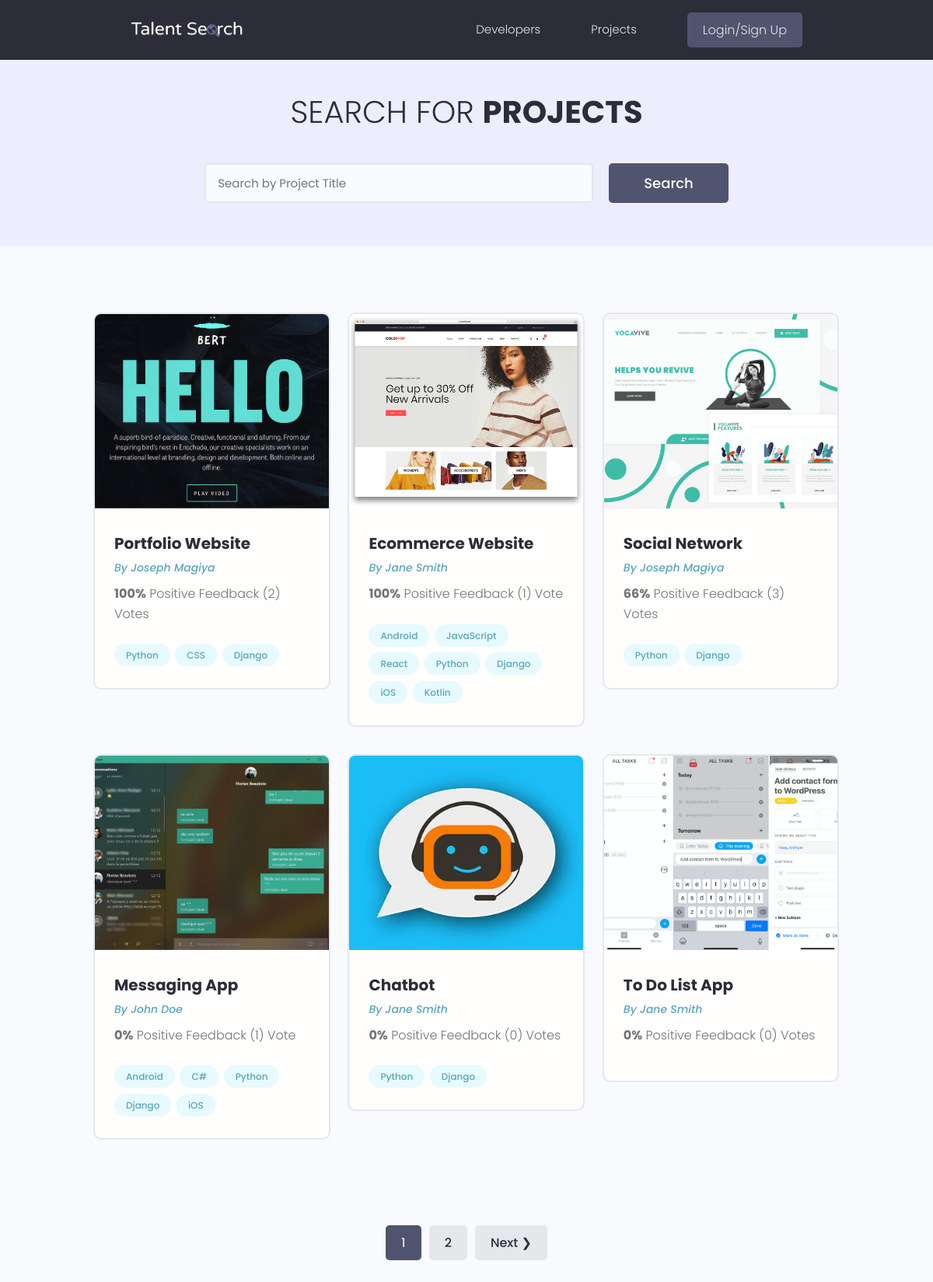
/projects/, run on the app's committed database.
### projects/models.py (models this page shows, shortened)
class Project(models.Model):
    owner = models.ForeignKey(Profile, null=True, blank=True, on_delete=models.CASCADE)
    title = models.CharField(max_length=200)
    description = models.TextField(null=True, blank=True)
    featured_image = models.ImageField(null=True, blank=True, default = "default.jpg")
    demo_link = models.CharField(max_length=200, null=True, blank=True)
    source_link = models.CharField(max_length=2000, null=True, blank=True)
    tags = models.ManyToManyField('Tag', blank=True)
    vote_total = models.IntegerField(default=0, null=True, blank=True)
    vote_ratio = models.IntegerField(default=0, null=True, blank=True)
    created = models.DateTimeField(auto_now_add=True)
    id = models.UUIDField(default=uuid.uuid4, unique=True,
                          primary_key=True, editable=False)
    class Meta:
        ordering = ['-vote_ratio', '-vote_total']
    @property
    def imageURL(self):
        try:
            url = self.featured_image.url
        except:
            url = ''
        return url

class Tag(models.Model):
    name = models.CharField (max_length=200)
    created = models.DateTimeField(auto_now_add=True)
    id = models.UUIDField(default=uuid.uuid4, unique=True,
                        primary_key=True, editable=False)
    def __str__(self) -> str:
        return self.name

### users/models.py (models this page shows, shortened)
class Profile(models.Model):
    user = models.OneToOneField(User, on_delete=models.CASCADE, null=True, blank=True)
    name = models.CharField(max_length=200, blank=True, null=True)
    email = models.EmailField(max_length=500, blank=True, null=True)
    username = models.CharField(max_length=200, blank=True, null=True)
    location = models.CharField(max_length=200, blank=True, null=True)
    short_intro = models.CharField(max_length=200, blank=True, null=True)
    bio = models.TextField(blank=True, null=True)
    profile_image = models.ImageField(null=True, blank=True, upload_to='profiles/', default="profiles/user-default.png")
    social_github = models.CharField(max_length=200, blank=True, null=True)
    social_twitter = models.CharField(max_length=200, blank=True, null=True)
    social_linkedin = models.CharField(max_length=200, blank=True, null=True)
    social_youtube = models.CharField(max_length=200, blank=True, null=True)
    social_website = models.CharField(max_length=200, blank=True, null=True)
    created = models.DateTimeField(auto_now_add=True)
    id = models.UUIDField(default=uuid.uuid4, unique=True, primary_key=True, editable=False)
    class Meta:
        ordering =['created']

### projects/views.py (the view)
# urls.py: path('projects/', include('projects.urls')),
def projects(request):
    projects, search_query = searchProjects(request)
    custom_range, projects = paginateProjects(request, projects, 6)
    context = {'projects': projects, 'search_query': search_query, 'custom_range':custom_range}
    return render(request, 'projects/projects.html', context)

### projects/utils.py (called while the page is built)
def paginateProjects(request, projects, results):
    page = request.GET.get('page')
    paginator = Paginator(projects, results)
    try:
        projects = paginator.page(page)
    except PageNotAnInteger:
        page = 1
        projects = paginator.page(page)
    except EmptyPage:
        page=paginator.num_pages
        projects = paginator.page(page)
    leftIndex = (int(page) - 4)
    if leftIndex < 1:
        leftIndex=1
    rightIndex = (int(page) + 5)
    if rightIndex > paginator.num_pages:
        rightIndex = paginator.num_pages + 1
    custom_range = range(leftIndex,rightIndex)
    return custom_range, projects

def searchProjects(request):
    search_query = ''
    if request.GET.get('search_query'):
        search_query= request.GET.get('search_query')
    tags = Tag.objects.filter(name__icontains=search_query)
    projects = Project.objects.distinct().filter(
        Q(title__icontains=search_query) |
        Q(description__icontains=search_query) |
        Q(owner__name__icontains=search_query) |
        Q(tags__in=tags)
    )
    return projects, search_query

### projects/templates/projects/projects.html (shortened to what this page needs)
{% extends 'main.html' %}
{% block content %}
  <main class="projects">
    <section class="hero-section text-center">
      <div class="container container--narrow">
        <div class="hero-section__box">
          <h2>Search for <span>Projects</span></h2>
        </div>
        <div class="hero-section__search">
          <form id='searchForm' class="form" action="{% url 'projects' %}" method="get">
            <div class="form__field">
              <input class="input input--text" id="formInput#search" type="text" name="search_query"
                placeholder="Search by Project Title" value="{{search_query}}"/>
            </div>
            <input class="btn btn--sub btn--lg" type="submit" value="Search" />
          </form>
        </div>
      </div>
    </section>
    <section class="projectsList">
      <div class="container">
        <div class="grid grid--three">
            {% for project in projects %}
            <div class="column">
                <div class="card project">
                    <a href="{% url 'project' project.id %}" class="project">
                        <img class="project__thumbnail" src="{{project.imageURL}}" alt="project thumbnail" />
                        <div class="card__body">
                            <h3 class="project__title">{{project.title}}</h3>
                            <p><a class="project__author" href="{% url 'user-profile' project.owner.id %}">By {{project.owner.name}}</a></p>
                            <p class="project--rating">
                            <span style="font-weight: bold;">{{project.vote_ratio}}%</span> Positive
                            Feedback ({{project.vote_total}}) Vote{{project.vote_total|pluralize:"s"}}
                            </p>
                            <div class="project__tags">
                                {% for tag in project.tags.all %}
                                <span class="tag tag--pill tag--main">
                                    <small>{{tag}}</small>
                                </span>
                                {% endfor%}
                            </div>
                        </div>
                    </a>
                </div>
            </div>
        {% endfor %}
        </div>
      </div>
    </section>
    {%include 'pagination.html' with queryset=projects custom_range=custom_range %}
  </main>
{% endblock content %}

### templates/main.html (shortened to what this page needs)
<!DOCTYPE html>
{% load static %}
<html>
<head>
    <link rel="stylesheet" href="https://cdn.iconmonstr.com/1.3.0/css/iconmonstr-iconic-font.min.css" />
    <link rel="stylesheet" href="{% static 'uikit/styles/uikit.css' %}" />
    <link rel="stylesheet" href="{% static 'styles/app.css' %}" />
</head>
<body>
    {% include 'navbar.html' %}
    {% block content %}
    {% endblock content %}
</body>
</html>

### templates/navbar.html (shortened to what this page needs)
{% load static %}
  <header class="header">
    <div class="container container--narrow">
      <a href="{% url 'profiles' %}" class="header__logo">
        <img src="{% static 'images/logo.png' %}" alt="DevSearch Logo" />
      </a>
      <nav class="header__nav">
        <ul class="header__menu">
          <li class="header__menuItem"><a href="{% url 'profiles' %}">Developers</a></li>
          <li class="header__menuItem"><a href="{% url 'projects' %}">Projects</a></li>
          {% if request.user.is_authenticated %}
          <li class="header__menuItem"><a href="{% url 'inbox' %}">Inbox</a></li>
          <li class="header__menuItem"><a href="{% url 'account' %}">Account</a></li>
          <li class="header__menuItem"><a href="{% url 'logout' %}" class="btn btn--sub">Logout</a></li>
          {% else %}
          <li class="header__menuItem"><a href="{% url 'login' %}" class="btn btn--sub">Login/Sign Up</a></li>
          {% endif %}
        </ul>
      </nav>
    </div>
  </header>

### templates/pagination.html (shortened to what this page needs)
{% if queryset.has_other_pages %}
    <div class="pagination">
      <ul class = "container">
        {% for page in custom_range %}
        {% if page == queryset.number %}
        <li><a href="?page={{page}}" class="btn page-link btn--sub" data-page="{{page}}">{{page}}</a></li>
        {% else %}
        <li><a href="?page={{page}}" class="btn page-link" data-page="{{page}}">{{page}}</a></li>
        {% endif %}
        {% endfor %}
        {% if queryset.has_next %}
        <li><a href="?page={{queryset.next_page_number}}" class="btn page-link" data-page="{{queryset.next_page_number}}">Next &#10095;</a></li>
        {% endif %}
      </ul>
    </div>
{% endif %}

### static/styles/app.css (style rules this page uses)
:root { --color-sub: #2d2d39; }
.btn--sub { background-color: var(--color-sub-light); }
.card { border: 2px solid var(--color-light); }
img { width: 100%; }
.header { position: sticky; z-index: 111; background-color: var(--color-sub); padding: 1.5rem 0; }
.header > .container { display: flex; justify-content: space-between; align-items: center; }
.header__logo > img { height: 3.8rem; }
.header__nav > ul { display: inline-flex; align-items: center; list-style: none; gap: 6.5rem; }
.header__menuItem > a { color: var(--color-light); font-weight: 300; }
.hero-section { height: 40vh; display: flex; align-items: center; background-color: var(--color-sub); }
.hero-section__box { margin-bottom: 4rem; }
.hero-section__box > h2, .hero-section__box > h2 > span { font-size: 4rem; color: var(--color-light); line-height: 1.3; text-transform: uppercase; }
.hero-section__box > h2 { font-weight: 300; }
.hero-section__box > h2 > span { font-weight: 700; }
.hero-section__search > .form { display: flex; align-items: center; justify-content: center; gap: 2rem; }
.hero-section__search > .form input.input--text { width: 50rem; }
.pagination { margin-top: 8rem; margin-bottom: 10rem; }
.pagination > ul { flex-wrap: wrap; list-style: none; display: flex; align-items: center; justify-content: center; gap: 1rem; }
.pagination .btn { color: var(--color-sub); }
.pagination .btn.btn--sub { color: var(--color-light); }
.project__author { font-size: 1.4rem; font-style: italic; }
.project--rating { margin-bottom: 1.6em; margin-top: .5em; }
.projects > .hero-section { background: var(--color-sub-lighter); height: 30vh; }
.projects .hero-section__box { margin-bottom: 2.5rem; }
.projects .hero-section__box > h2 { color: var(--color-sub); }
.projects .hero-section__box > h2 > span { font-weight: 700; color: var(--color-sub); }
.projectsList { margin-top: 8rem; }
.project__thumbnail { height: 25rem; object-fit: cover; object-position: top center; }
.project__title { font-size: 2rem; font-weight: 700; color: var(--color-sub); }

### static/uikit/styles/modules/_variables.css (style rules this page uses)
:root { --color-main: #5aa5b9; --color-main-light: #e6faff; --color-sub: #3f4156; --color-sub-light: #51546e; --color-sub-lighter: #ededfd; --color-text: #737373; --color-gray: #8b8b8b; --color-light: #e5e7eb; --color-light-gray: #767676; --color-bg: #f8fafd; --color-white: #fffefd; --color-white-light: #f3f3f3; --color-success: #359e64; --color-success-bg: #def8e8; --color-error: #fc4b0b; --color-error-bg: #fff2ee; --font-base: 'Poppins', arial, helvetica, 'Segoe UI', roboto, ubuntu, sans-serif; --font-monospace: 'Fira Code', 'Courier New', courier, monospace; --font-regular: 300; --font-medium: 500; --font-bold: 700; --generic-shadow: 1px 1px 5px #00000010; --generic-transition: all 0.3s ease-in-out; }

### static/uikit/styles/modules/_base.css (style rules this page uses)
* { margin: 0; padding: 0; box-sizing: border-box; text-rendering: optimizeLegibility; color: inherit; font-size: inherit; }
html { font-size: 50%; }
@media only screen and (min-width: 480px) { html { font-size: 56.25%; } }
@media only screen and (min-width: 1200px) { html { font-size: 62.5%; } }
body { line-height: 1.6; font-weight: 400; font-size: 1.5rem; color: var(--color-text); background-color: var(--color-bg); min-height: 100vh; }

### static/uikit/styles/modules/_typography.css (style rules this page uses)
* { font-family: var(--font-base); }
h2 { font-size: 3.6rem; font-weight: var(--font-bold); }
h3 { font-size: 3.2rem; font-weight: var(--font-medium); }
p, span, strong { font-size: 1.6rem; color: var(--color-text); font-weight: var(--font-regular); }
a { padding-bottom: 2px; text-decoration: none; display: inline-block; color: var(--color-main); font-weight: var(--font-medium); }

### static/uikit/styles/modules/_utilities.css (style rules this page uses)
.container { width: 92%; max-width: 165rem; margin: 0 auto; box-sizing: border-box; }
.container--narrow { width: 92%; max-width: 120rem; }
@media screen and (min-width: 1000px) { .container { width: 90%; } }
@media screen and (min-width: 1000px) { .container--narrow { width: 85%; } }
@media screen and (min-width: 1200px) { .container { width: 80%; } }
@media screen and (min-width: 1200px) { .container--narrow { width: 72%; } }
.text-center { text-align: center; }

### static/uikit/styles/modules/_card.css (style rules this page uses)
.card { border-radius: 1rem; background-color: var(--color-white); border: 1.5px solid var(--color-light); width: auto; height: auto; margin-top: 0.5rem; margin-bottom: 0.5rem; overflow: hidden; }
.card__body, .card__header { padding: 2rem 2.5rem; }

### data on the page
Project: imageURL (picture), title "Portfolio Website", owner.name "Joseph Magiya", vote_ratio "100", vote_total "2"
Tag: name "Python"
Tag: name "CSS"
Tag: name "Django"
Project: imageURL (picture), title "Ecommerce Website", owner.name "Jane Smith", vote_ratio "100", vote_total "1"
Tag: name "Android"
Tag: name "JavaScript"
Tag: name "React"
Tag: name "iOS"
Tag: name "Kotlin"
Project: imageURL (picture), title "Social Network", owner.name "Joseph Magiya", vote_ratio "66", vote_total "3"
Project: imageURL (picture), title "Messaging App", owner.name "John Doe", vote_ratio "0", vote_total "1"
Tag: name "C#"
Project: imageURL (picture), title "Chatbot", owner.name "Jane Smith", vote_ratio "0", vote_total "0"
Project: imageURL (picture), title "To Do List App", owner.name "Jane Smith", vote_ratio "0", vote_total "0"

### other printed values
{{ page }} "1"
{{ page }} "2"
